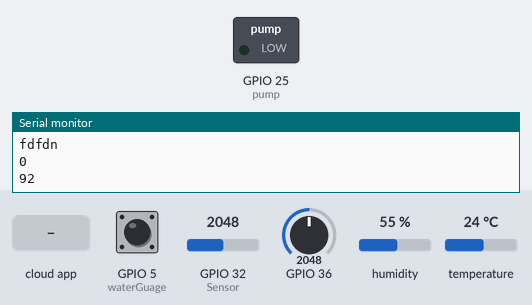
A sketch run on a simulated ESP32. Parts: switched loads named in the sketch (green lamp = pin HIGH), the last lines printed to the serial monitor. Inputs (shaded band) come from the test bench; at power-on: GPIO 5 (waterGuage) HIGH, GPIO 32 (Sensor) = 2048, GPIO 36 = 2048, humidity 55 %, temperature 24 °C. WiFi joins after 1.5 s; servers stay silent unless stated; the Firebase database answers and starts empty.

Above: at 3.7 s.
3.8 s: the phone or cloud app sets pumpStatus to 1
At 8.1 s:
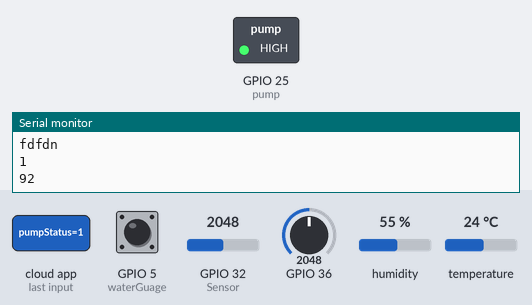
9.0 s: the phone or cloud app sets pumpStatus to 0
At 13.2 s:
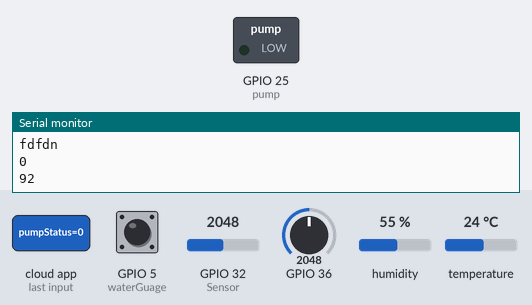
Timing chart, 0 to 14.7 s (numbered marks = the images above; inputs shaded):
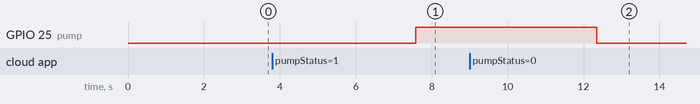

The sketch:

smart_irrigation.ino
```cpp
#if defined(ESP32)
#include <WiFi.h>
#include <FirebaseESP32.h>
#elif defined(ESP8266)
#include <ESP8266WiFi.h>
#include <FirebaseESP8266.h>
#endif

#include "DHT.h"
//here we use 14 of ESP32 to read data
#define DHTPIN A13
//our sensor is DHT11 type
#define DHTTYPE DHT11
//create an instance of DHT sensor
DHT dht(DHTPIN, DHTTYPE);


//Define Firebase Data object
FirebaseData fbdo;

FirebaseAuth auth;
FirebaseConfig config;

const int AirValue = 4095;   //you need to replace this value with Value_1
const int WaterValue = 1880;  //you need to replace this value with Value_2
int soilMoistureValue = 0;
int soilmoisturepercent = 0;
bool isRaining = false;
float f;
int waterGuage = 5;
int pump = 25;

#define FIREBASE_HOST "https://smart-irrigation-5badb-default-rtdb.firebaseio.com"              // the project name address from firebase id
#define FIREBASE_AUTH "TK2DCo3Qb9ivFPaqJo8kKexWBdfg9YqLBIXeQtCN"       // the secret key generated from firebase
#define WIFI_SSID "Moto G Play"
#define WIFI_PASSWORD "wewhere1"


void setup() {
  Serial.begin(9600);
  connectWifi();
  dht.begin();
  pinMode(waterGuage, INPUT_PULLUP);
  pinMode(pump, OUTPUT);
  digitalWrite(pump, LOW);
}

void loop() {
  readUpdateMoistureData();

  readUpdateRainData();

  getReservoirLevel();

  //use the functions which are supplied by library.
  float h = dht.readHumidity();
  // Read temperature as Celsius (the default)
  float t = dht.readTemperature();


  // Check if any reads failed and exit early (to try again).
  if (isnan(h) || isnan(t)) {
    Serial.println("Failed to read from DHT sensor!");
    return;
  }
  // print the result to Terminal
  Serial.print("Humidity: ");
  Serial.print(h);
  Serial.print(" %\t");
  Serial.print("Temperature: ");
  Serial.print(t);
  Serial.println(" *C ");

  //converting degree to farenheit
  f = t * (9 / 5) + 32;

//  Firebase.setFloat(fbdo , "humidity", h);
//
//  Firebase.setFloat(fbdo , "temperature", f);
  //we delay a little bit for next read
  delay(3000);
}


void readUpdateMoistureData() {
  soilMoistureValue = analogRead(36);
  int waterSensorValue = analogRead(32); //put Sensor insert into soil

  Firebase.getBool(fbdo, "auto_control");
  String autoControl = String(fbdo.boolData()).c_str();
  Serial.println("fdfdn");
  Serial.println("\n");
  Serial.println(autoControl);

  soilmoisturepercent = map(soilMoistureValue, AirValue, WaterValue, 0, 100);

  if (autoControl == "1") {
    if (soilmoisturepercent <= 30 && digitalRead(waterGuage) == HIGH && waterSensorValue >= 2500) {
      digitalWrite(pump, HIGH);
      Serial.println(soilmoisturepercent);
    } else {
      digitalWrite(pump, LOW);
      Serial.println(soilmoisturepercent);
    }
  } else {
    Firebase.getBool(fbdo, "pumpStatus");
    String pumpStatus = String(fbdo.boolData()).c_str();
     Serial.println("fdfdn");
  Serial.println("\n");
  Serial.println(pumpStatus);
    if (pumpStatus == "1") {
      digitalWrite(pump, HIGH);
    } else {
      digitalWrite(pump, LOW);
    }
  }

Serial.println(soilmoisturepercent);
Firebase.setInt(fbdo, "moisture_sensor/value", soilmoisturepercent);
delay(1000);
}


void readUpdateRainData() {
  int waterSensorValue = analogRead(32);  //put Sensor insert into soil

  Serial.println(waterSensorValue);

  if (waterSensorValue <= 2500)
  {
    Firebase.setBool(fbdo, "rain", true);
    isRaining = true;
  }
  else
  {
    Firebase.setBool(fbdo, "rain", false);
    isRaining = false;
  }
}

void getReservoirLevel() {
  if (digitalRead(waterGuage) == HIGH ) {
    Serial.println("Water yes");
    Firebase.setBool(fbdo, "water_level", true);
  } else {
    Serial.println("Water no");
    Firebase.setBool(fbdo, "water_level", false);
  }

}


void connectWifi() {
  delay(1000);
  WiFi.begin(WIFI_SSID, WIFI_PASSWORD);
  Serial.print("Connecting to ");
  Serial.print(WIFI_SSID);
  while (WiFi.status() != WL_CONNECTED)
  {
    Serial.print(".");
    delay(500);
  }
  Serial.println();
  Serial.print("Connected to ");
  Serial.println(WIFI_SSID);
  Firebase.begin(FIREBASE_HOST, FIREBASE_AUTH); // connect to firebase
  Firebase.reconnectWiFi(true);
}
```

Measured:
- after the input at 3.8 s, GPIO 25 (pump): LOW → HIGH after 3.8 s
- after the input at 9.0 s, GPIO 25 (pump): HIGH → LOW after 3.4 s
